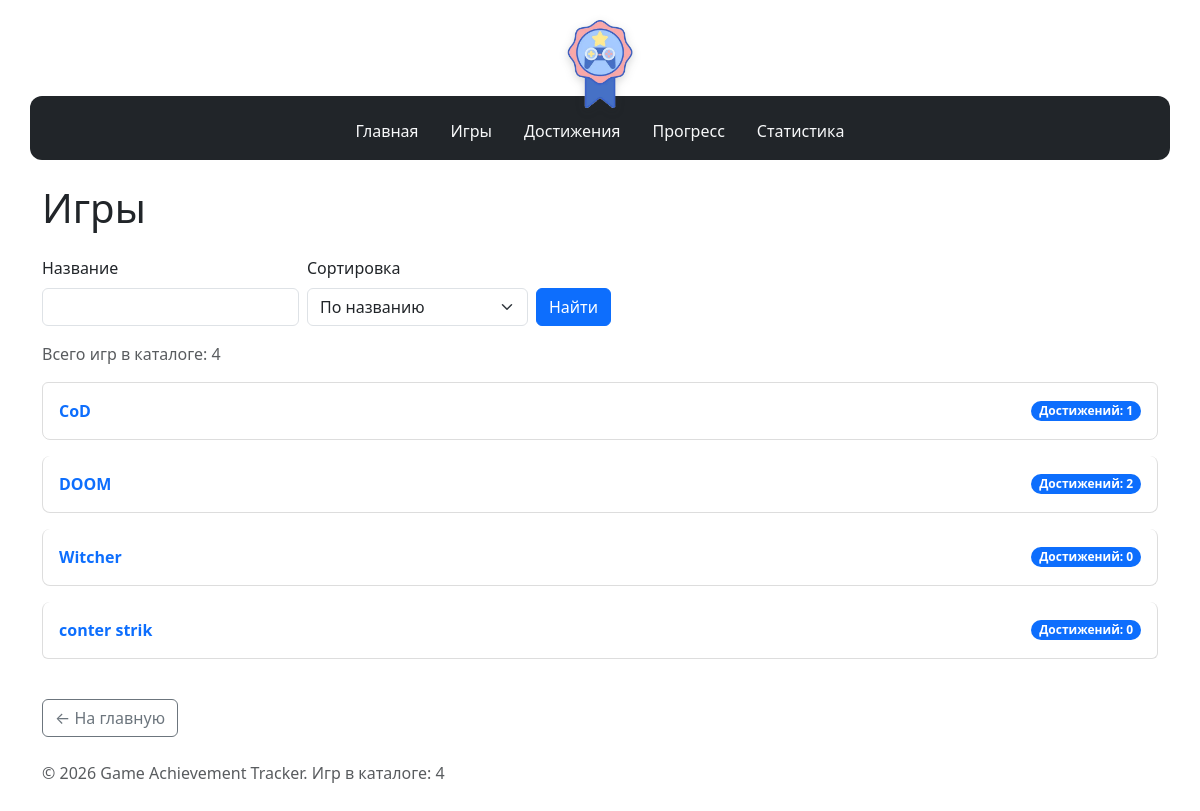
/games/, run on the app's committed database.
### games_app/models.py (models this page shows, shortened)
class Game(models.Model):
    title = models.CharField("название", max_length=200)
    slug = models.SlugField("адрес", max_length=80, unique=True)
    class Meta:
        db_table = "games"
        ordering = ["title"]
        verbose_name = "игра"
        verbose_name_plural = "игры"

### games_app/views.py (the view)
# urls.py: path('games/', include('games_app.urls')),
def games(request):
    query = request.GET.get("q", "").strip()
    sort = request.GET.get("sort", "title")
    items = Game.objects.annotate(
        achievements_count=Count("achievements"),
    )
    if query:
        items = items.filter(title__icontains=query)
    if sort == "count":
        items = items.order_by("-achievements_count", "title")
    else:
        items = items.order_by("title", "id")
    games_with_counts = [
        {"game": game, "count": game.achievements_count}
        for game in items
    ]
    context = {
        "games_list": [item["game"] for item in games_with_counts],
        "games_with_counts": games_with_counts,
        "query": query,
        "sort": sort,
    }
    return render(request, "games_app/games.html", context)

### homepage/context_processors.py (called while the page is built)
def catalog(request):
    return {"catalog_game_count": Game.objects.count()}

### games_app/templates/games_app/games.html (shortened to what this page needs)
{% extends "base.html" %}
{% block content %}
<h1 class="mb-4">Игры</h1>
<form method="get" class="row g-2 align-items-end mb-3">
    <div class="col-auto">
        <label for="q" class="form-label">Название</label>
        <input type="search" id="q" name="q" value="{{ query }}" class="form-control">
    </div>
    <div class="col-auto">
        <label for="sort" class="form-label">Сортировка</label>
        <select id="sort" name="sort" class="form-select">
            <option value="title" {% if sort != "count" %}selected{% endif %}>По названию</option>
        </select>
    </div>
    <div class="col-auto">
        <button type="submit" class="btn btn-primary">Найти</button>
    </div>
</form>
<p class="text-muted">Всего игр в каталоге: {{ games_list|length }}</p>
<ul class="list-group mb-4">
    {% for item in games_with_counts %}
        {% with game=item.game achievements_count=item.count %}
            {% include "games_app/includes/game_card.html" %}
        {% endwith %}
    {% empty %}
        <li class="list-group-item text-muted">Игры пока не добавлены.</li>
    {% endfor %}
</ul>
<a href="{% url 'homepage:index' %}" class="btn btn-outline-secondary">← На главную</a>
{% endblock %}

### games_app/templates/games_app/includes/game_card.html
<li class="list-group-item d-flex justify-content-between align-items-center game-card">
        <a href="{% url 'games_app:detail' game.slug %}" class="text-decoration-none fw-bold">
        {{ game.title|default:"Без названия" }}
    </a>
    <span class="badge bg-primary rounded-pill">
        Достижений: {{ achievements_count|default:0 }}
    </span>
</li>

### homepage/static/homepage/css/style.css (style rules this page uses)
body { min-height: 100vh; }
.game-card { margin-bottom: 1rem; padding: 1rem; border: 1px solid #ddd; border-radius: 8px; }

### data on the page
Game: game "CoD", count "1"
Game: game "DOOM", count "2"
Game: game "Witcher", count "0"
Game: game "conter strik", count "0"

### other printed values
{{ games_list|length }} "4"
{{ catalog_game_count }} "4"
